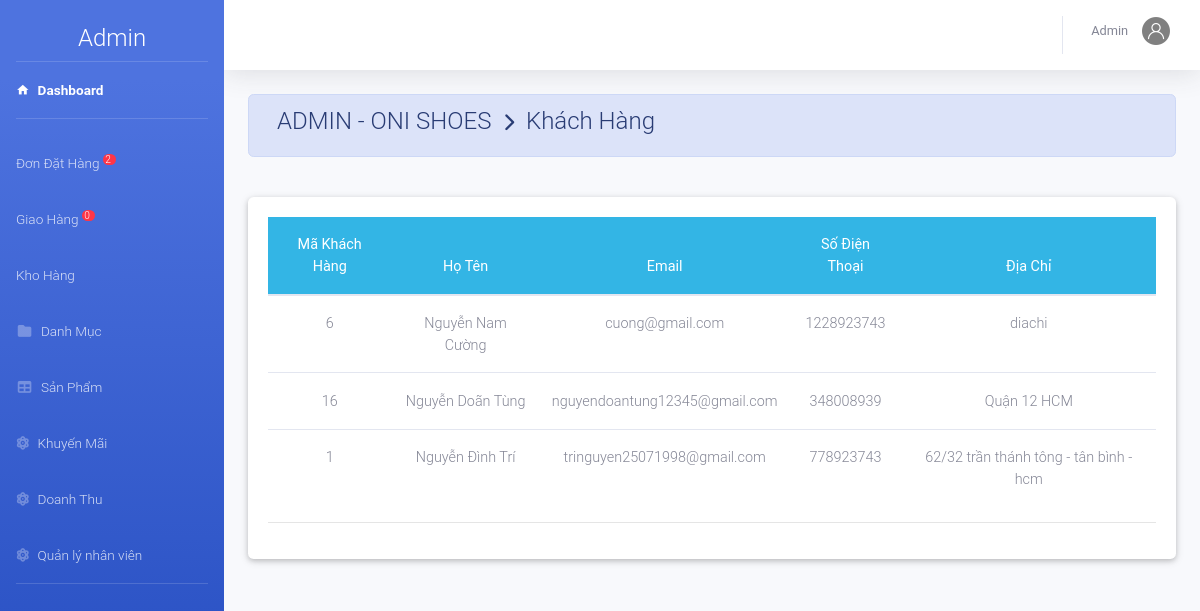
Page /admin/index.php?action=kh (signed in) on the committed database.
### tables this page shows
CREATE TABLE `khachhang` (
  `MaKH` int(11) NOT NULL,
  `TenKH` varchar(50) NOT NULL,
  `Email` varchar(50) NOT NULL,
  `SDT` bigint(12) NOT NULL,
  `DiaChi` text NOT NULL,
  `MatKhau` varchar(50) NOT NULL
);

### public/admin/khachhang/thongtin.php (the view, shortened to what this page needs)
<?php
include_once('../model/database.php');
	$sql="SELECT *from khachhang ";
	$rs=mysqli_query($conn,$sql);
?>
<div class="container-fluid">
	<div class=" alert alert-primary">
	  <h4 class="page-title">
	     ADMIN - ONI SHOES &#160;<i class="fas fa-chevron-right" style="font-size: 18px"></i>&#160; Khách Hàng</h4>
	</div><br>
	<div class="card">
		<div class="card-body">
			<table class="table table-hover m-auto text-center" style="font-size: 13px;">
				<thead class="badge-info">
					<tr>
						<th>Mã Khách Hàng</th>
						<th>Họ Tên</th>
						<th>Email</th>
						<th>Số Điện Thoại</th>
						<th>Địa Chỉ</th>
					</tr>
				</thead>
				<tbody>
			 <?php $so=0;
				 while ($row=mysqli_fetch_array($rs)) { ?>
					<tr>
						<td><?php echo $row['MaKH']; ?></td>
						<td><?php echo $row['TenKH']; ?></td>
						<td><?php echo $row['Email']; ?></td>
						<td><?php echo $row['SDT']; ?></td>
						<td><?php echo $row['DiaChi']; ?></td>
					</tr>
			 <?php	} ?>
				</tbody>
			</table><hr>
		</div>
	</div>
</div>

### rows in the picture
khachhang: MaKH "6", TenKH "Nguyễn Nam Cường", Email "cuong@gmail.com", SDT "1228923743", DiaChi "diachi"
khachhang: MaKH "16", TenKH "Nguyễn Doãn Tùng", Email "nguyendoantung12345@gmail.com", SDT "348008939", DiaChi "Quận 12 HCM"
khachhang: MaKH "1", TenKH "Nguyễn Đình Trí", Email "tringuyen25071998@gmail.com", SDT "778923743", DiaChi "62/32 trần thánh tông - tân bình - hcm"

### other values in the picture
$dem "2"
$dem "0"
$nv['TenNV'] "Admin"
